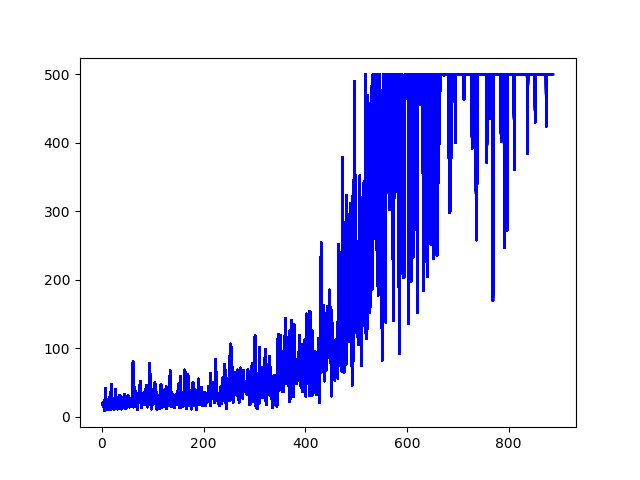

The Python source for this figure:
import threading
import numpy as np
import tensorflow as tf
import time
import gym
from keras.layers import Dense, Input
from keras.models import Model
from keras.optimizers import Adam
from keras.models import Sequential
from keras import backend as K
import pylab


# global variables for threading
episode = 0
scores = []

EPISODES = 2000

# This is A3C(Asynchronous Advantage Actor Critic) agent(global) for the Cartpole
# In this example, we use A3C algorithm
class A3CAgent:
    def __init__(self, state_size, action_size, env_name):
        # get size of state and action
        self.state_size = state_size
        self.action_size = action_size
        self.value_size = 1

        # get gym environment name
        self.env_name = env_name

        # these are hyper parameters for the A3C
        self.actor_lr = 0.001
        self.critic_lr = 0.001
        self.discount_factor = .99
        self.hidden1, self.hidden2 = 24, 24
        self.threads = 1

        # create model for actor and critic network
        self.actor = self.build_actor()
        self.critic = self.build_critic()


    # approximate policy and value using Neural Network
    # actor -> state is input and probability of each action is output of network
    # critic -> state is input and value of state is output of network
    # actor and critic network share first hidden layer
    def build_actor(self):
        actor = Sequential()
        actor.add(Dense(24, input_dim=self.state_size, activation='relu',
                        kernel_initializer='glorot_uniform'))
        actor.add(Dense(self.action_size, activation='softmax',
                        kernel_initializer='glorot_uniform'))
        actor.summary()
        # See note regarding crossentropy in cartpole_reinforce.py
        actor.compile(loss='categorical_crossentropy',
                      optimizer=Adam(lr=self.actor_lr))
        return actor

    # critic: state is input and value of state is output of model
    def build_critic(self):
        critic = Sequential()
        critic.add(Dense(24, input_dim=self.state_size, activation='relu',
                         kernel_initializer='he_uniform'))
        critic.add(Dense(self.value_size, activation='linear',
                         kernel_initializer='he_uniform'))
        critic.summary()
        critic.compile(loss="mse", optimizer=Adam(lr=self.critic_lr))
        return critic


    # make agents(local) and start training
    def train(self):
        # self.load_model('./save_model/cartpole_a3c.h5')
        agent = Agent(1, self.actor, self.critic, self.env_name, self.discount_factor,
                        self.action_size, self.state_size)

        agent.run()


# This is Agent(local) class for threading
class Agent():
    def __init__(self, index, actor, critic, env_name, discount_factor, action_size, state_size):

        self.states = []
        self.rewards = []
        self.actions = []

        self.index = index
        self.actor = actor
        self.critic = critic
        self.env_name = env_name
        self.discount_factor = discount_factor
        self.action_size = action_size
        self.state_size = state_size

    # Thread interactive with environment
    def run(self):
        global episode
        env = gym.make(self.env_name)
        episodes = []
        while episode < EPISODES:
            state = env.reset()
            score = 0
            while True:
                action = self.get_action(state)
                next_state, reward, done, _ = env.step(action)
                score += reward

                self.memory(state, action, reward)

                state = next_state

                if done:
                    episode += 1
                    episodes.append(episode)
                    print("episode: ", episode, "/ score : ", score)
                    scores.append(score)
                    self.train_episode(True)
                    pylab.plot(episodes, scores, 'b')
                    pylab.savefig("/home/[user]/PycharmProjects/RLTest/a2c/save_graph/keras-a2c-batch-cartpole.png")
                    break

    # In Policy Gradient, Q function is not available.
    # Instead agent uses sample returns for evaluating policy
    def discount_rewards(self, rewards, done=True):
        discounted_rewards = np.zeros_like(rewards)
        running_add = 0
        if not done:
            running_add = self.critic.predict(np.reshape(self.states[-1], (1, self.state_size)))[0]
        for t in reversed(range(0, len(rewards))):
            running_add = running_add * self.discount_factor + rewards[t]
            discounted_rewards[t] = running_add
        return discounted_rewards

    # save <s, a ,r> of each step
    # this is used for calculating discounted rewards
    def memory(self, state, action, reward):
        self.states.append(state)
        self.actions.append(action)
        self.rewards.append(reward)

    # update policy network and value network every episode
    def train_episode(self, done):
        discounted_rewards = self.discount_rewards(self.rewards, done)

        values = self.critic.predict(np.array(self.states))
        values = np.reshape(values, len(values))

        advantages = np.zeros((len(self.rewards), self.action_size))
        for t in range(len(self.rewards)):
            advantages[t][self.actions[t]] = discounted_rewards[t] - values[t]

        self.actor.fit(np.asarray(self.states), advantages, epochs=1)
        self.critic.fit(np.asarray(self.states), discounted_rewards, epochs=1, verbose=0)
        self.states, self.actions, self.rewards = [], [], []

    # def get_action(self, state):
    #     policy = self.actor.predict(np.reshape(state, [1, self.state_size]), batch_size=1)[0]
    #     return np.random.choice(self.action_size, 1, p=policy)[0]

    def get_action(self, state):
        bs = np.reshape(state, [1, self.state_size])
        pred = self.actor.predict(bs, batch_size=1)
        policy = pred.flatten()
        return np.random.choice(self.action_size, 1, p=policy)[0]


if __name__ == "__main__":
    env_name = 'CartPole-v1'
    env = gym.make(env_name)

    state_size = env.observation_space.shape[0]
    action_size = env.action_space.n

    env.close()

    global_agent = A3CAgent(state_size, action_size, env_name)
    global_agent.train()